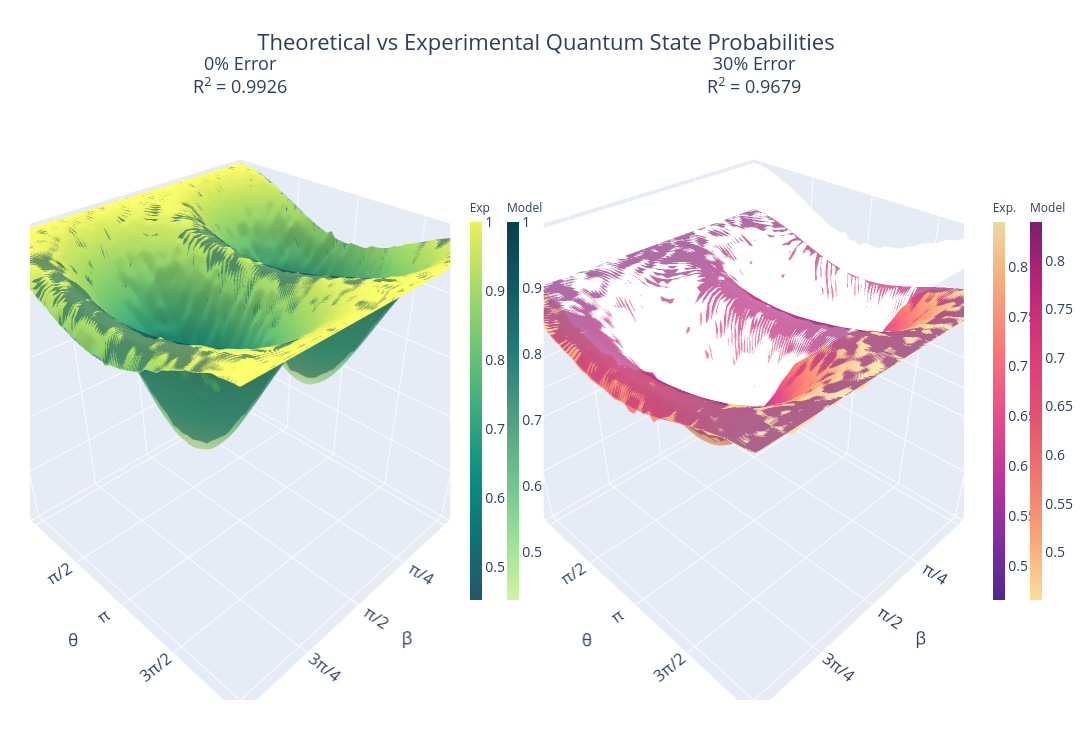

The code cell stored with this chart in its notebook:
### Code cell
model = np.array([[model_noise(theta, np.pi/16, beta, Pt=(68/100)) for beta in β] for theta in θ])
model_pure = np.array([[model_noise(theta, np.pi/16, beta, Pt=(1)) for beta in β] for theta in θ])

# 3. Configuración de Subplots (1 fila, 2 columnas)
fig = make_subplots(
    rows=1, cols=2,
    specs=[[{'is_3d': True}, {'is_3d': True}]],
    subplot_titles=(
        f"0% Error<br>R<sup>2</sup> = {r2(y_true=model_pure, y_pred=experiment_noiseless):.4f}",
        f"30% Error<br>R<sup>2</sup> = {r2(y_true=model, y_pred=experiment_noisy):.4f}"
    )
)

# ==========================================
# SUBPLOT 1: 0% ERROR (Colores Fríos)
# ==========================================
fig.add_trace(go.Surface(
    x=β, y=θ, z=experiment_noiseless, 
    colorscale='Aggrnyl', opacity=1, name='Noiseless Experiment',
    colorbar=dict(title=dict(text='Exp', font=dict(size=12)), x=0.46, len=0.7, thickness=12)
), row=1, col=1)

fig.add_trace(go.Surface(
    x=β, y=θ, z=model_pure, 
    colorscale='Emrld', opacity=0.6, name='Noiseless Model',
    colorbar=dict(title=dict(text='Model', font=dict(size=12)), x=0.50, len=0.7, thickness=12)
), row=1, col=1)


# ==========================================
# SUBPLOT 2: 30% ERROR (Colores Cálidos)
# ==========================================
fig.add_trace(go.Surface(
    x=β, y=θ, z=experiment_noisy, 
    colorscale='Agsunset', opacity=1, name='Noisy Experiment',
    colorbar=dict(title=dict(text='Exp.', font=dict(size=12)), x=1.02, len=0.7, thickness=12)
), row=1, col=2)

fig.add_trace(go.Surface(
    x=β, y=θ, z=model, 
    colorscale='Sunsetdark', opacity=0.7, name='Noisy Model',
    colorbar=dict(title=dict(text='Model', font=dict(size=12)), x=1.06, len=0.7, thickness=12)
), row=1, col=2)

# ==========================================
# CONFIGURACIÓN DE EJES Y DISEÑO GENERAL
# ==========================================

# Plantilla compartida para los ejes (ticks en fracciones de pi)
axis_template = dict(
    xaxis=dict(
        title='β',
        tickmode='array',
        tickvals=[0, np.pi/4, np.pi/2, 3*np.pi/4, np.pi],
        ticktext=['0', 'π/4', 'π/2', '3π/4', 'π']
    ),
    yaxis=dict(
        title='θ',
        tickmode='array',
        tickvals=[0, np.pi/2, np.pi, 3*np.pi/2, 2*np.pi],
        ticktext=['0', 'π/2', 'π', '3π/2', '2π']
    ),
    #zaxis_title='Probability',
    zaxis=dict(range=[0, 1])
)

fig.update_layout(
    title=dict(
        text="Theoretical vs Experimental Quantum State Probabilities",
        x=0.5, font=dict(size=22)
    ),
    autosize=False,
    width=1500,   # Más ancho para acomodar ambos gráficos cómodamente
    height=750,
    margin=dict(l=30, r=30, b=50, t=100),
    # Aplicamos la configuración de ejes a ambas escenas 3D generadas por el make_subplots
    scene=axis_template,
    scene2=axis_template,
    font=dict(size=14)
)

# Aumentar la fuente de los títulos de los subplots
for annotation in fig['layout']['annotations']:
    annotation['font'] = dict(size=18)

fig.show()
fig.write_html("noise model for 2 noise distributions.html")

### Figure 1 — Plotly figure (JSON) as saved in the notebook; plotly's stock layout.template omitted (floating-point values rounded to 4 significant figures; data arrays with more than 128 entries replaced by an {"elided": "..."} marker saying what was removed)
{"data": [{"colorbar": {"len": 0.7, "thickness": 12, "title": {"font": {"size": 12}, "text": "Exp"}, "x": 0.46}, "colorscale": [[0, "rgb(36, 86, 104)"], [0.1667, "rgb(15, 114, 121)"], [0.3333, "rgb(13, 143, 129)"], [0.5, "rgb(57, 171, 126)"], [0.6667, "rgb(110, 197, 116)"], [0.8333, "rgb(169, 220, 103)"], [1, "rgb(237, 239, 93)"]], "name": "Noiseless Experiment", "opacity": 1, "scene": "scene", "type": "surface", "x": [0.0, 0.06411, 0.1282, 0.1923, 0.2565, 0.3206, 0.3847, 0.4488, 0.5129, 0.577, 0.6411, 0.7053, 0.7694, 0.8335, 0.8976, 0.9617, 1.026, 1.09, 1.154, 1.218, 1.282, 1.346, 1.411, 1.475, 1.539, 1.603, 1.667, 1.731, 1.795, 1.859, 1.923, 1.988, 2.052, 2.116, 2.18, 2.244, 2.308, 2.372, 2.436, 2.5, 2.565, 2.629, 2.693, 2.757, 2.821, 2.885, 2.949, 3.013, 3.077, 3.142], "y": [0.0, 0.1282, 0.2565, 0.3847, 0.5129, 0.6411, 0.7694, 0.8976, 1.026, 1.154, 1.282, 1.411, 1.539, 1.667, 1.795, 1.923, 2.052, 2.18, 2.308, 2.436, 2.565, 2.693, 2.821, 2.949, 3.077, 3.206, 3.334, 3.462, 3.59, 3.719, 3.847, 3.975, 4.103, 4.232, 4.36, 4.488, 4.616, 4.744, 4.873, 5.001, 5.129, 5.257, 5.386, 5.514, 5.642, 5.77, 5.899, 6.027, 6.155, 6.283], "z": {"elided": "50x50 float values"}}, {"colorbar": {"len": 0.7, "thickness": 12, "title": {"font": {"size": 12}, "text": "Model"}, "x": 0.5}, "colorscale": [[0, "rgb(211, 242, 163)"], [0.1667, "rgb(151, 225, 150)"], [0.3333, "rgb(108, 192, 139)"], [0.5, "rgb(76, 155, 130)"], [0.6667, "rgb(33, 122, 121)"], [0.8333, "rgb(16, 89, 101)"], [1, "rgb(7, 64, 80)"]], "name": "Noiseless Model", "opacity": 0.6, "scene": "scene", "type": "surface", "x": [0.0, 0.06411, 0.1282, 0.1923, 0.2565, 0.3206, 0.3847, 0.4488, 0.5129, 0.577, 0.6411, 0.7053, 0.7694, 0.8335, 0.8976, 0.9617, 1.026, 1.09, 1.154, 1.218, 1.282, 1.346, 1.411, 1.475, 1.539, 1.603, 1.667, 1.731, 1.795, 1.859, 1.923, 1.988, 2.052, 2.116, 2.18, 2.244, 2.308, 2.372, 2.436, 2.5, 2.565, 2.629, 2.693, 2.757, 2.821, 2.885, 2.949, 3.013, 3.077, 3.142], "y": [0.0, 0.1282, 0.2565, 0.3847, 0.5129, 0.6411, 0.7694, 0.8976, 1.026, 1.154, 1.282, 1.411, 1.539, 1.667, 1.795, 1.923, 2.052, 2.18, 2.308, 2.436, 2.565, 2.693, 2.821, 2.949, 3.077, 3.206, 3.334, 3.462, 3.59, 3.719, 3.847, 3.975, 4.103, 4.232, 4.36, 4.488, 4.616, 4.744, 4.873, 5.001, 5.129, 5.257, 5.386, 5.514, 5.642, 5.77, 5.899, 6.027, 6.155, 6.283], "z": {"elided": "50x50 float values"}}, {"colorbar": {"len": 0.7, "thickness": 12, "title": {"font": {"size": 12}, "text": "Exp."}, "x": 1.02}, "colorscale": [[0, "rgb(75, 41, 145)"], [0.1667, "rgb(135, 44, 162)"], [0.3333, "rgb(192, 54, 157)"], [0.5, "rgb(234, 79, 136)"], [0.6667, "rgb(250, 120, 118)"], [0.8333, "rgb(246, 169, 122)"], [1, "rgb(237, 217, 163)"]], "name": "Noisy Experiment", "opacity": 1, "scene": "scene2", "type": "surface", "x": [0.0, 0.06411, 0.1282, 0.1923, 0.2565, 0.3206, 0.3847, 0.4488, 0.5129, 0.577, 0.6411, 0.7053, 0.7694, 0.8335, 0.8976, 0.9617, 1.026, 1.09, 1.154, 1.218, 1.282, 1.346, 1.411, 1.475, 1.539, 1.603, 1.667, 1.731, 1.795, 1.859, 1.923, 1.988, 2.052, 2.116, 2.18, 2.244, 2.308, 2.372, 2.436, 2.5, 2.565, 2.629, 2.693, 2.757, 2.821, 2.885, 2.949, 3.013, 3.077, 3.142], "y": [0.0, 0.1282, 0.2565, 0.3847, 0.5129, 0.6411, 0.7694, 0.8976, 1.026, 1.154, 1.282, 1.411, 1.539, 1.667, 1.795, 1.923, 2.052, 2.18, 2.308, 2.436, 2.565, 2.693, 2.821, 2.949, 3.077, 3.206, 3.334, 3.462, 3.59, 3.719, 3.847, 3.975, 4.103, 4.232, 4.36, 4.488, 4.616, 4.744, 4.873, 5.001, 5.129, 5.257, 5.386, 5.514, 5.642, 5.77, 5.899, 6.027, 6.155, 6.283], "z": {"elided": "50x50 float values"}}, {"colorbar": {"len": 0.7, "thickness": 12, "title": {"font": {"size": 12}, "text": "Model"}, "x": 1.06}, "colorscale": [[0, "rgb(252, 222, 156)"], [0.1667, "rgb(250, 164, 118)"], [0.3333, "rgb(240, 116, 110)"], [0.5, "rgb(227, 79, 111)"], [0.6667, "rgb(220, 57, 119)"], [0.8333, "rgb(185, 37, 122)"], [1, "rgb(124, 29, 111)"]], "name": "Noisy Model", "opacity": 0.7, "scene": "scene2", "type": "surface", "x": [0.0, 0.06411, 0.1282, 0.1923, 0.2565, 0.3206, 0.3847, 0.4488, 0.5129, 0.577, 0.6411, 0.7053, 0.7694, 0.8335, 0.8976, 0.9617, 1.026, 1.09, 1.154, 1.218, 1.282, 1.346, 1.411, 1.475, 1.539, 1.603, 1.667, 1.731, 1.795, 1.859, 1.923, 1.988, 2.052, 2.116, 2.18, 2.244, 2.308, 2.372, 2.436, 2.5, 2.565, 2.629, 2.693, 2.757, 2.821, 2.885, 2.949, 3.013, 3.077, 3.142], "y": [0.0, 0.1282, 0.2565, 0.3847, 0.5129, 0.6411, 0.7694, 0.8976, 1.026, 1.154, 1.282, 1.411, 1.539, 1.667, 1.795, 1.923, 2.052, 2.18, 2.308, 2.436, 2.565, 2.693, 2.821, 2.949, 3.077, 3.206, 3.334, 3.462, 3.59, 3.719, 3.847, 3.975, 4.103, 4.232, 4.36, 4.488, 4.616, 4.744, 4.873, 5.001, 5.129, 5.257, 5.386, 5.514, 5.642, 5.77, 5.899, 6.027, 6.155, 6.283], "z": {"elided": "50x50 float values"}}], "layout": {"annotations": [{"font": {"size": 18}, "showarrow": false, "text": "0% Error<br>R<sup>2</sup> = 0.9926", "x": 0.225, "xanchor": "center", "xref": "paper", "y": 1, "yanchor": "bottom", "yref": "paper"}, {"font": {"size": 18}, "showarrow": false, "text": "30% Error<br>R<sup>2</sup> = 0.9679", "x": 0.775, "xanchor": "center", "xref": "paper", "y": 1, "yanchor": "bottom", "yref": "paper"}], "autosize": false, "font": {"size": 14}, "height": 750, "margin": {"b": 50, "l": 30, "r": 30, "t": 100}, "scene": {"domain": {"x": [0, 0.45], "y": [0, 1]}, "xaxis": {"tickmode": "array", "ticktext": ["0", "π/4", "π/2", "3π/4", "π"], "tickvals": [0, 0.7854, 1.571, 2.356, 3.142], "title": {"text": "β"}}, "yaxis": {"tickmode": "array", "ticktext": ["0", "π/2", "π", "3π/2", "2π"], "tickvals": [0, 1.571, 3.142, 4.712, 6.283], "title": {"text": "θ"}}, "zaxis": {"range": [0, 1]}}, "scene2": {"domain": {"x": [0.55, 1], "y": [0, 1]}, "xaxis": {"tickmode": "array", "ticktext": ["0", "π/4", "π/2", "3π/4", "π"], "tickvals": [0, 0.7854, 1.571, 2.356, 3.142], "title": {"text": "β"}}, "yaxis": {"tickmode": "array", "ticktext": ["0", "π/2", "π", "3π/2", "2π"], "tickvals": [0, 1.571, 3.142, 4.712, 6.283], "title": {"text": "θ"}}, "zaxis": {"range": [0, 1]}}, "title": {"font": {"size": 22}, "text": "Theoretical vs Experimental Quantum State Probabilities", "x": 0.5}, "width": 1500}}
